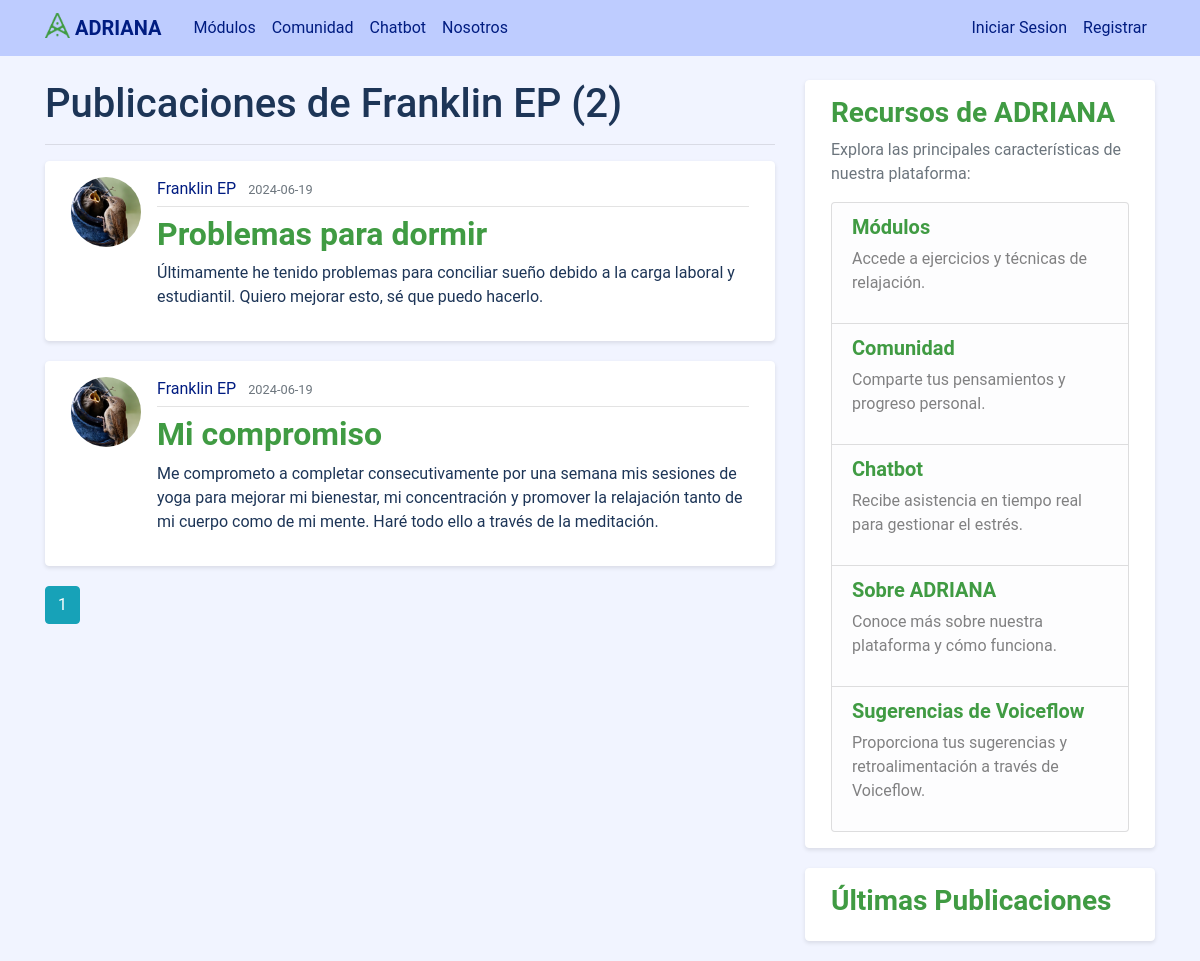
/user/Franklin EP, run on an earlier commit of the app's database.
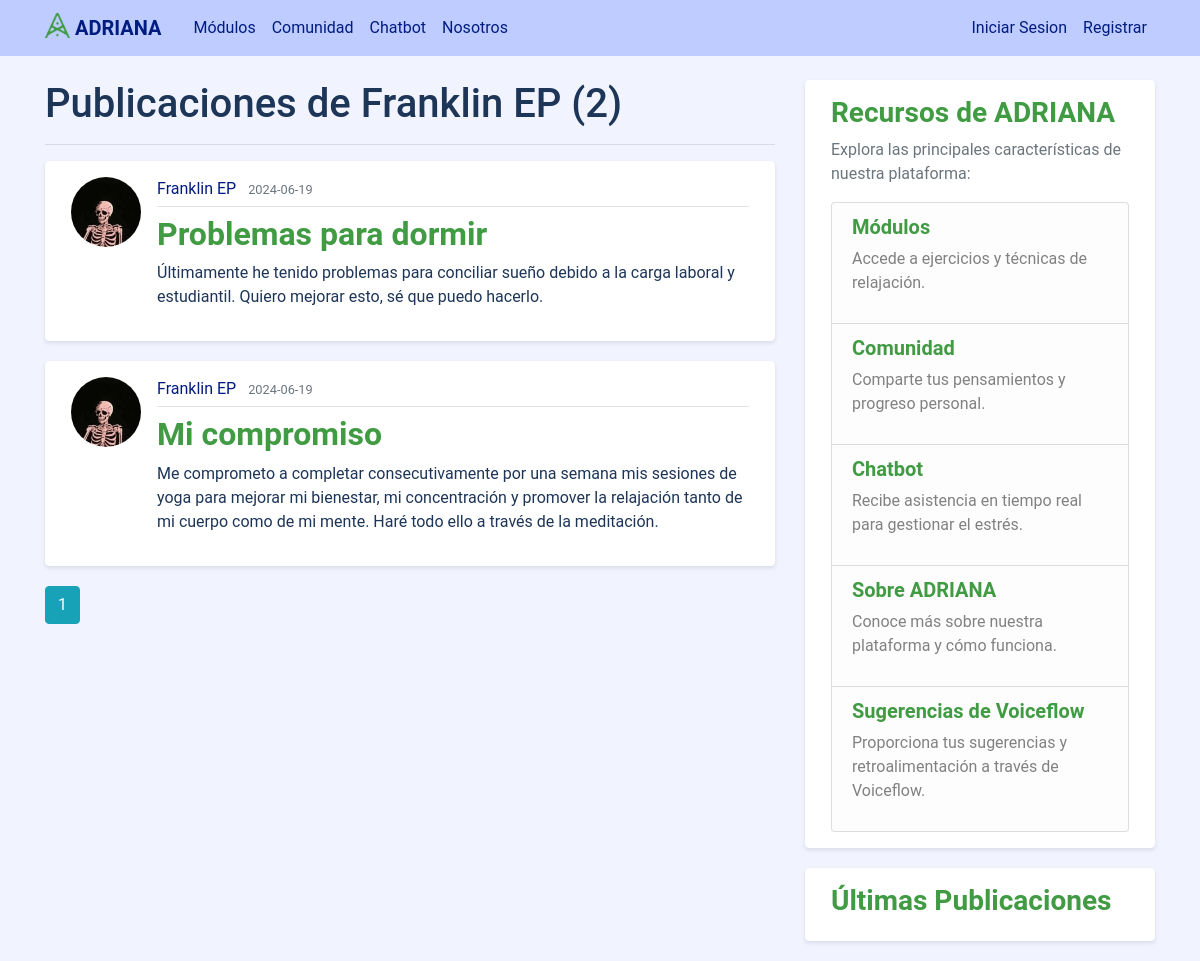
And on a later commit of the database.
### adriana_assistant/models.py (models this page shows, shortened)
class Post(db.Model):
    id = db.Column(db.Integer, primary_key=True)
    title = db.Column(db.String(100), nullable=False)
    date_posted = db.Column(db.DateTime, nullable=False, default=datetime.utcnow)
    content = db.Column(db.Text, nullable=False)
    user_id = db.Column(db.Integer, db.ForeignKey('user.id'), nullable=False)

class User(db.Model, UserMixin):
    id = db.Column(db.Integer, primary_key=True)
    username = db.Column(db.String(20), unique=True, nullable=False)
    email = db.Column(db.String(120), unique=True, nullable=False)
    image_file = db.Column(db.String(20), nullable=False, default='default.jpg')
    password = db.Column(db.String(60), nullable=False)
    posts = db.relationship('Post', backref='author', lazy=True)

### adriana_assistant/routes.py (the view)
@app.route("/user/<string:username>")
def user_posts(username):
    page = request.args.get('page', 1, type=int)
    user = User.query.filter_by(username=username).first_or_404()
    posts = Post.query.filter_by(author=user).order_by(Post.date_posted.desc()).paginate(page=page, per_page=5)
    return render_template('user_posts.html', posts=posts, user=user)

### adriana_assistant/templates/user_posts.html
{% extends "layout.html" %}
{% block content %}
    <h1 class="mb-3">Publicaciones de {{ user.username }} ({{ posts.total }})</h1>
    <hr>
    {% for post in posts.items %}
        <article class="media content-section">
          <img class="rounded-circle article-img" src="{{ url_for('static', filename='profile_pics/' + post.author.image_file) }}">
          <div class="media-body">
            <div class="article-metadata">
              <a class="mr-2" href="{{ url_for('user_posts', username=post.author.username) }}">{{ post.author.username }}</a>
              <small class="text-muted">{{ post.date_posted.strftime('%Y-%m-%d') }}</small>
            </div>
            <h2><a class="article-title" href="{{ url_for('post', post_id=post.id) }}">{{ post.title }}</a></h2>
            <p class="article-content">{{ post.content }}</p>
          </div>
        </article>
    {% endfor %}
    {% for page_num in posts.iter_pages(left_edge=1, right_edge=1, left_current=1, right_current=2) %}
      {% if page_num %}
        {% if posts.page == page_num %}
          <a class="btn btn-info mb-4" href="{{ url_for('user_posts', username=user.username, page=page_num) }}">{{ page_num }}</a>
        {% else %}
          <a class="btn btn-outline-info mb-4" href="{{ url_for('user_posts', username=user.username, page=page_num) }}">{{ page_num }}</a>
        {% endif %}
      {% else %}
        ...
      {% endif %}
    {% endfor %}
{% endblock content %}

What changed in the data, as far as the page shows it:
changed through a linked row, Post "Problemas para dormir": image_file: a different picture
changed through a linked row, Post "Mi compromiso": image_file: a different picture
